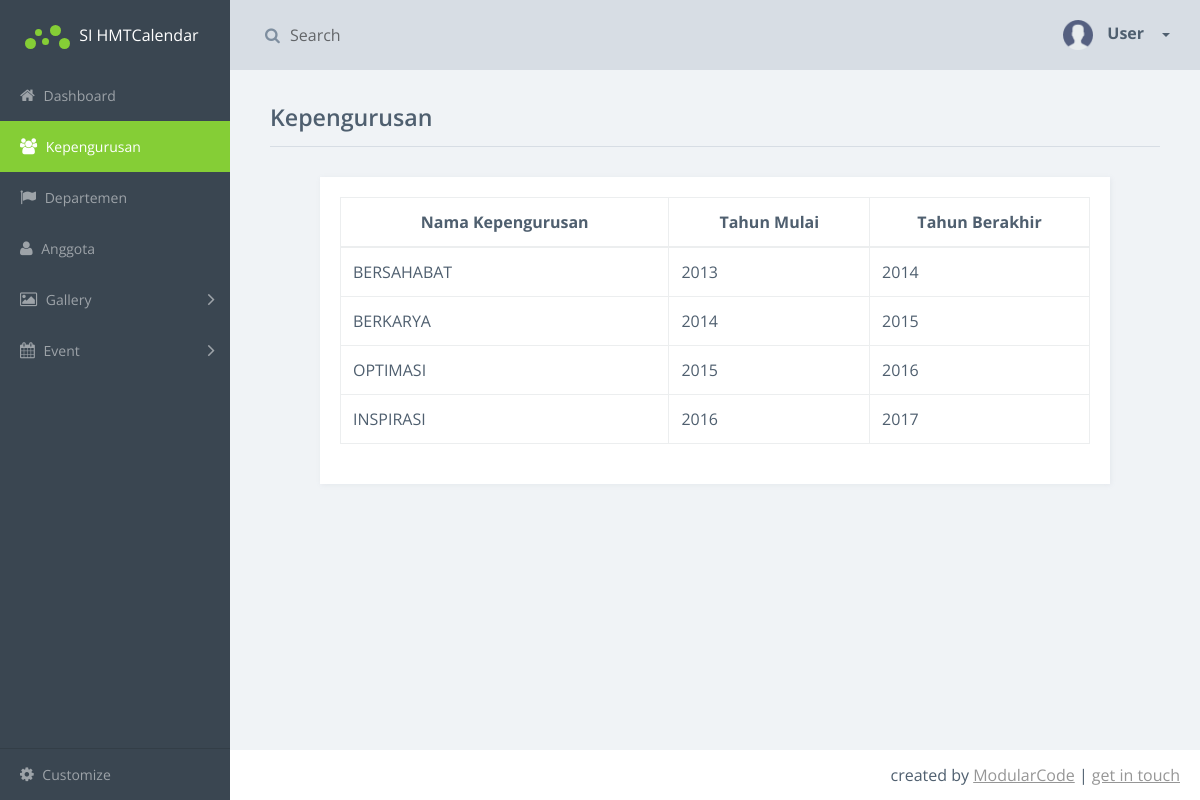
The page /index.php/kepengurusan_controller/show_kepengurusan2 on the database its author committed.
### tables this page shows
CREATE TABLE IF NOT EXISTS `kepengurusan` (
`id_kepengurusan` int(11) NOT NULL,
  `nama_kepengurusan` varchar(30) DEFAULT NULL,
  `tahun_mulai` varchar(4) DEFAULT NULL,
  `tahun_berakhir` varchar(4) DEFAULT NULL
);

### application/controllers/kepengurusan_controller.php (called while the page is built, shortened)
<?php
class kepengurusan_controller extends CI_Controller {
	public function show_kepengurusan2()
	{
		$data['listkepengurusan'] 	= $this->Kepengurusan->tampil_kepengurusan();
		$this->load->view('user/kepengurusan',$data);
	}
}

### index.php (called while the page is built, shortened)
<?php
require_once BASEPATH.'core/CodeIgniter.php';

### application/models/Kepengurusan.php (called while the page is built, shortened)
<?php
class Kepengurusan extends CI_Model{
	function tampil_kepengurusan(){
		$listkepengurusan = $this->db->query("select nama_kepengurusan, tahun_mulai, tahun_berakhir from kepengurusan order by tahun_mulai asc");
		return $listkepengurusan->result();
	}
}

### application/views/user/kepengurusan.php (the view, shortened to what this page needs)
<!doctype html>
<html class="no-js" lang="en">
    <head>
        <link rel="stylesheet" href="<?php echo base_url() ?>css/vendor.css">
    </head>
    <body>
        <div class="main-wrapper">
            <div class="app" id="app">
                <header class="header">
                    <div class="header-block header-block-search hidden-sm-down">
                        <form role="search">
                            <div class="input-container"> <i class="fa fa-search"></i> <input type="search" placeholder="Search">
                            </div>
                        </form>
                    </div>
                    <div class="header-block header-block-nav">
                        <ul class="nav-profile">
                            <li class="profile dropdown">
                                <a class="nav-link dropdown-toggle" data-toggle="dropdown" href="#" role="button" aria-haspopup="true" aria-expanded="false">
                                    <div class="img" style="background-image: url('assets/user.png')"> </div> <span class="name">
    			      User
    			    </span> </a>
                            </li>
                        </ul>
                    </div>
                </header>
                <aside class="sidebar">
                    <div class="sidebar-container">
                        <div class="sidebar-header">
                            <div class="brand">
                                <div class="logo"> <span class="l l1"></span> <span class="l l2"></span> <span class="l l3"></span> <span class="l l4"></span> <span class="l l5"></span> </div> SI HMTCalendar </div>
                        </div>
                        <nav class="menu">
                            <ul class="nav metismenu" id="sidebar-menu">
                                <li>
                                    <a href="<?php echo base_url('user'); ?>"> <i class="fa fa-home"></i> Dashboard </a>
                                </li>
                                <li class="active">
                                    <a href="<?php echo base_url('list_kepengurusan'); ?>"> <i class="fa fa-group"></i> Kepengurusan </a>
                                </li>
                                <li>
                                    <a href="<?php echo base_url('list_departemen'); ?>"> <i class="fa fa-flag"></i> Departemen </a>
                                </li>
                                <li>
                                    <a href="<?php echo base_url('list_anggota'); ?>"> <i class="fa fa-user"></i> Anggota </a>
                                </li>
                                <li>
                                    <a href=""> <i class="fa fa-picture-o"></i> Gallery <i class="fa arrow"></i> </a>
                                </li>
                                <li>
                                    <a href=""> <i class="fa fa-calendar"></i> Event <i class="fa arrow"></i> </a>
                                </li>
                            </ul>
                        </nav>
                    </div>
                    <footer class="sidebar-footer">
                        <ul class="nav metismenu" id="customize-menu">
                            <li>
                                <a href=""> <i class="fa fa-cog"></i> Customize </a>
                            </li>
                        </ul>
                    </footer>
                </aside>
                <article class="content static-tables-page">
                    <div class="title-block">
                        <h1 class="title"> Kepengurusan </h1>
                    </div>
                    <section class="section">
                        <div class="row">
                            <div class="col-md-12">
                                <div class="card" id="table-right">
                                    <div class="card-block">
                                        <section class="example">
                                            <table class="table table-bordered">
                                                <thead>
                                                    <tr>
                                                        <th style="width: 15%">Nama Kepengurusan</th>
                                                        <th style="width: 10%">Tahun Mulai</th>
                                                        <th style="width: 10%">Tahun Berakhir</th>
                                                    </tr>
                                                </thead>
                                                <tbody>
                                                    <?php
                                                        foreach ($listkepengurusan as $row)
                                                         {
                                                            echo "
                                                                <tr>
                                                                    <td >$row->nama_kepengurusan</td>
                                                                    <td>$row->tahun_mulai</td>
                                                                    <td >$row->tahun_berakhir</td>
                                                                </tr>
                                                            ";
                                                        }
                                                    ?>
                                                </tbody>
                                            </table>
                                        </section>
                                    </div>
                                </div>
                            </div>
                    </section>
                </article>
                <footer class="footer">
                    <div class="footer-block buttons"> <iframe class="footer-github-btn" src="https://ghbtns.com/github-btn.html?user=modularcode&repo=modular-admin-html&type=star&count=true" frameborder="0" scrolling="0" width="140px" height="20px"></iframe> </div>
                    <div class="footer-block author">
                        <ul>
                            <li> created by <a href="https://github.com/modularcode">ModularCode</a> </li>
                            <li> <a href="https://github.com/modularcode/modular-admin-html#get-in-touch">get in touch</a> </li>
                        </ul>
                    </div>
                </footer>
            </div>
        </div>
    </body>
</html>

### application/views/user/kepengurusan.php (style rules this page uses)
#table-right { margin-left: 50px; margin-right: 50px; }
th { text-align: center; }
.header .header-block-nav .profile .img { background-color: #d7dde4; }

### rows shown on the page
kepengurusan: nama_kepengurusan "BERSAHABAT", tahun_mulai "2013", tahun_berakhir "2014"
kepengurusan: nama_kepengurusan "BERKARYA", tahun_mulai "2014", tahun_berakhir "2015"
kepengurusan: nama_kepengurusan "OPTIMASI", tahun_mulai "2015", tahun_berakhir "2016"
kepengurusan: nama_kepengurusan "INSPIRASI", tahun_mulai "2016", tahun_berakhir "2017"
